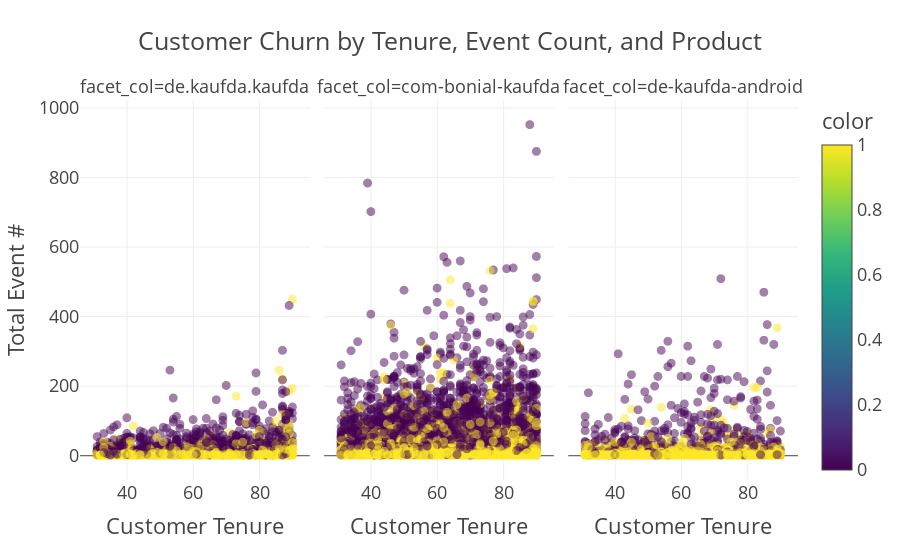

The notebook cell this image was saved under:
### Markdown cell above
#### **Business Insights:**
- Ensure that the app is fast, responsive, and free of technical issues. Users are more likely to churn if they encounter frequent crashes, slow load times, or bugs.
- Gather and analyze user feedback and reviews for the Kaufda androind app. This will help you understand what users dislike or find lacking in the app
- Check if any feature is available in website that missed in android app
- Segment customer base to identify the root causes. Are there specific user groups or demographics experiencing higher churn?

### Code cell
import plotly.express as px
fig = px.scatter(x=df['tenure'], y=df['total_event_count'],
                 color = df['churn'], template = 'presentation',
                 opacity = 0.5, facet_col = df['product_id'],
                 title = 'Customer Churn by Tenure, Event Count, and Product',
                 labels = {'x' : 'Customer Tenure', 'y' : 'Total Event #'})

fig.show()

### Figure 1 — Plotly figure (JSON) as saved in the notebook; plotly's stock layout.template omitted (floating-point values rounded to 4 significant figures; data arrays with more than 128 entries replaced by an {"elided": "..."} marker saying what was removed)
{"data": [{"hovertemplate": "facet_col=de.kaufda.kaufda<br>Customer Tenure=%{x}<br>Total Event #=%{y}<br>color=%{marker.color}<extra></extra>", "legendgroup": "", "marker": {"color": {"elided": "3321 int values"}, "coloraxis": "coloraxis", "opacity": 0.5, "symbol": "circle"}, "mode": "markers", "name": "", "showlegend": false, "type": "scattergl", "x": {"elided": "3321 int values"}, "xaxis": "x", "y": {"elided": "3321 int values"}, "yaxis": "y"}, {"hovertemplate": "facet_col=com-bonial-kaufda<br>Customer Tenure=%{x}<br>Total Event #=%{y}<br>color=%{marker.color}<extra></extra>", "legendgroup": "", "marker": {"color": {"elided": "9585 int values"}, "coloraxis": "coloraxis", "opacity": 0.5, "symbol": "circle"}, "mode": "markers", "name": "", "showlegend": false, "type": "scattergl", "x": {"elided": "9585 int values"}, "xaxis": "x2", "y": {"elided": "9585 int values"}, "yaxis": "y2"}, {"hovertemplate": "facet_col=de-kaufda-android<br>Customer Tenure=%{x}<br>Total Event #=%{y}<br>color=%{marker.color}<extra></extra>", "legendgroup": "", "marker": {"color": {"elided": "6764 int values"}, "coloraxis": "coloraxis", "opacity": 0.5, "symbol": "circle"}, "mode": "markers", "name": "", "showlegend": false, "type": "scattergl", "x": {"elided": "6764 int values"}, "xaxis": "x3", "y": {"elided": "6764 int values"}, "yaxis": "y3"}], "layout": {"annotations": [{"font": {}, "showarrow": false, "text": "facet_col=de.kaufda.kaufda", "x": 0.16, "xanchor": "center", "xref": "paper", "y": 1, "yanchor": "bottom", "yref": "paper"}, {"font": {}, "showarrow": false, "text": "facet_col=com-bonial-kaufda", "x": 0.5, "xanchor": "center", "xref": "paper", "y": 1, "yanchor": "bottom", "yref": "paper"}, {"font": {}, "showarrow": false, "text": "facet_col=de-kaufda-android", "x": 0.84, "xanchor": "center", "xref": "paper", "y": 1, "yanchor": "bottom", "yref": "paper"}], "coloraxis": {"colorbar": {"title": {"text": "color"}}, "colorscale": [[0, "#440154"], [0.1111, "#482878"], [0.2222, "#3e4989"], [0.3333, "#31688e"], [0.4444, "#26828e"], [0.5556, "#1f9e89"], [0.6667, "#35b779"], [0.7778, "#6ece58"], [0.8889, "#b5de2b"], [1, "#fde725"]]}, "legend": {"tracegroupgap": 0}, "title": {"text": "Customer Churn by Tenure, Event Count, and Product"}, "xaxis": {"anchor": "y", "domain": [0, 0.32], "title": {"text": "Customer Tenure"}}, "xaxis2": {"anchor": "y2", "domain": [0.34, 0.66], "matches": "x", "title": {"text": "Customer Tenure"}}, "xaxis3": {"anchor": "y3", "domain": [0.68, 1.0], "matches": "x", "title": {"text": "Customer Tenure"}}, "yaxis": {"anchor": "x", "domain": [0, 1], "title": {"text": "Total Event #"}}, "yaxis2": {"anchor": "x2", "domain": [0, 1], "matches": "y", "showticklabels": false}, "yaxis3": {"anchor": "x3", "domain": [0, 1], "matches": "y", "showticklabels": false}}}
